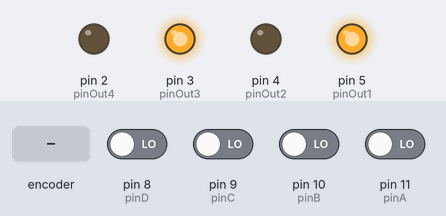
A sketch run on a simulated Arduino Uno, built with avr-gcc and run on an emulated ATmega328P. Shown: output pins drawn as LEDs (lit = HIGH). The test bench sets the inputs (shaded band); at power-on: pin 8 (pinD), pin 9 (pinC), pin 10 (pinB), pin 11 (pinA) LOW.

Above: at 1.2 s.
1.3 s: rotary encoder on pin 11 (pinA) / pin 10 (pinB) turned 3 steps (first pin leading)
At 2.6 s:
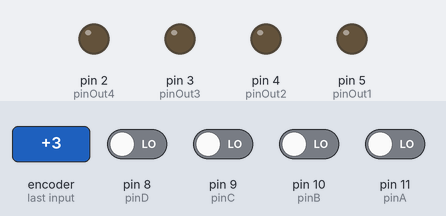
3.4 s: pin 8 (pinD) driven HIGH
At 4.6 s:
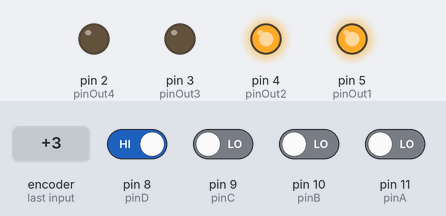
4.9 s: rotary encoder on pin 11 (pinA) / pin 10 (pinB) turned 1 step (first pin leading)
At 6.2 s:
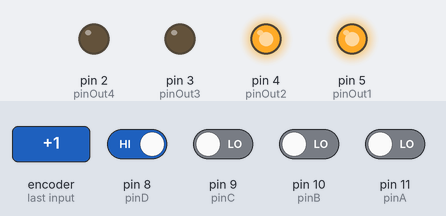
6.6 s: pin 8 (pinD) driven LOW
At 7.2 s:
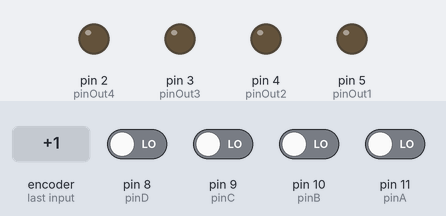
8.1 s: pin 9 (pinC) driven HIGH
At 9.3 s:
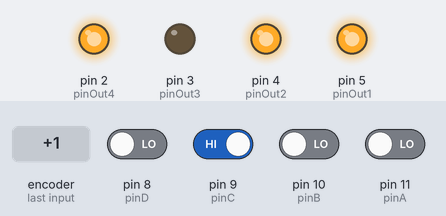
9.6 s: rotary encoder on pin 11 (pinA) / pin 10 (pinB) turned 1 step (first pin leading)
At 11.0 s:
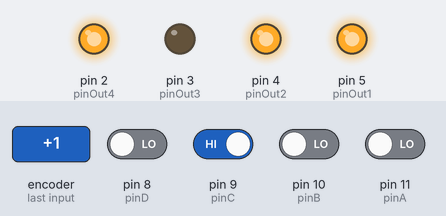
Timing chart, 0 to 12.3 s (numbered marks = the images above; inputs shaded):
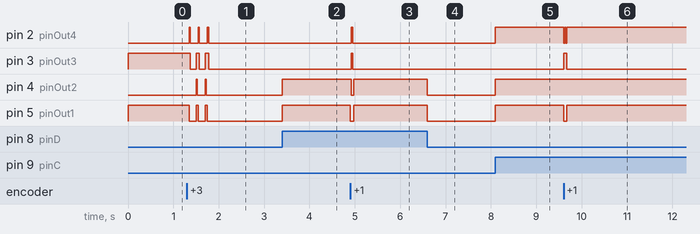

Measured:
- after the input at 1.3 s, pin 2 (pinOut4): alternates HIGH for 0.02 s and LOW for 0.18 s, 6 changes in all, then stays LOW, starting after 0.05 s; pin 3 (pinOut3): alternates HIGH for 0.07 s and LOW for 0.13 s, 5 changes in all, then stays LOW, starting after 0.08 s
- after the input at 3.4 s, pin 4 (pinOut2), pin 5 (pinOut1): LOW → HIGH at once
- after the input at 4.9 s, pin 2 (pinOut4), pin 3 (pinOut3): LOW → HIGH at once, → LOW 0.02 s later; pin 4 (pinOut2): HIGH → LOW at once, → HIGH 0.05 s later; pin 5 (pinOut1): HIGH → LOW at once, → HIGH 0.07 s later
- after the input at 6.6 s, pin 4 (pinOut2), pin 5 (pinOut1): HIGH → LOW at once
- after the input at 8.1 s, pin 2 (pinOut4), pin 4 (pinOut2), pin 5 (pinOut1): LOW → HIGH at once
- after the input at 9.6 s, pin 2 (pinOut4): alternates HIGH for 0.03 s and LOW for 0.02 s, 4 changes in all, then stays HIGH, starting at once; pin 3 (pinOut3): LOW → HIGH at once, → LOW 0.07 s later; pin 5 (pinOut1): HIGH → LOW at once, → HIGH 0.07 s later

The sketch:

Arduino_code.ino
```cpp
int pinOut1 = 5;
int pinOut2 = 4;
int pinOut3 = 3;
int pinOut4 = 2;
int pinA = 11;
int pinB = 10;
int pinC = 9;
int pinD = 8;
void setup()
{
pinMode(pinOut1, OUTPUT);
pinMode(pinOut2, OUTPUT);
pinMode(pinOut3, OUTPUT);
pinMode(pinOut4, OUTPUT);
pinMode(pinA, INPUT);
pinMode(pinB, INPUT);
pinMode(pinC, INPUT);
pinMode(pinD, INPUT);


}
void loop()
{
boolean pinAState = digitalRead(pinA);
boolean pinBState = digitalRead(pinB);
boolean pinCState = digitalRead(pinC);
boolean pinDState = digitalRead(pinD);
boolean pinorOutState;
boolean pinorOutState1;
boolean pinorOutState2;
boolean pinorOutState3;
pinorOutState =((!pinAState)&(!pinCState)&(!pinDState))|((!pinBState)&(pinCState)&(pinDState))|((pinAState)&(pinBState)&(pinCState))|((pinAState)&(pinBState)&(pinDState));
digitalWrite(pinOut1, pinorOutState);
pinorOutState1 =((!pinAState)&(pinBState)&(!pinCState))|((pinAState)&(pinBState)&(pinDState))|((pinCState)&(!pinDState))|((pinAState)&(pinCState));
digitalWrite(pinOut2, pinorOutState1);
pinorOutState2 =
((!pinAState)&(!pinBState)&(!pinCState))|((!pinAState)&(!pinDState))|((!pinAState)&(pinBState)&(pinCState))|((!pinBState)&(!pinDState));
digitalWrite(pinOut3, pinorOutState2);


pinorOutState3 =
((!pinAState)&(!pinBState)&(!pinCState)&(pinDState))|((!pinAState)&(!pinBState)&(pinCState)&(!pinDState))|((pinAState)&(pinBState)&(pinCState)&(!pinDState))|((pinAState)&(!pinBState)&(!pinCState)&(!pinDState))|((pinAState)&(!pinBState)&(pinCState)&(pinDState));
digitalWrite(pinOut4, pinorOutState3);
}
```
